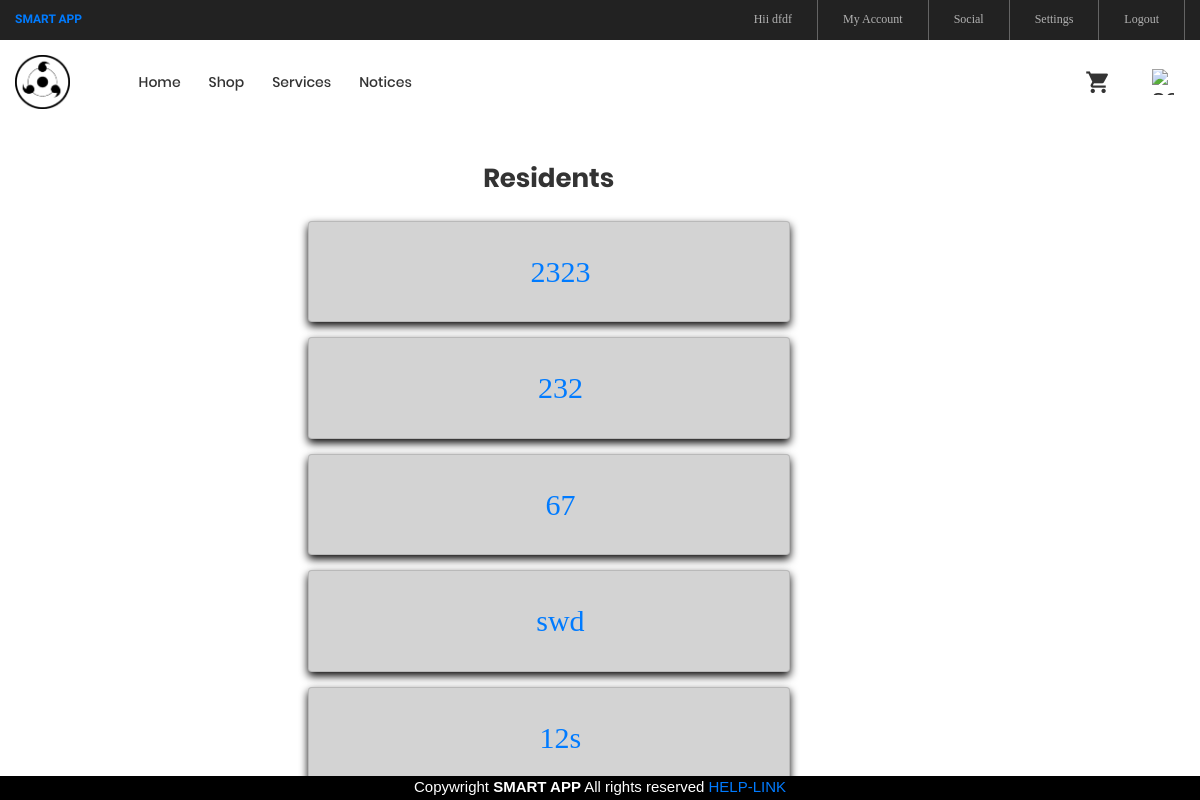
/residents/ (signed in), run on an earlier commit of the app's database.
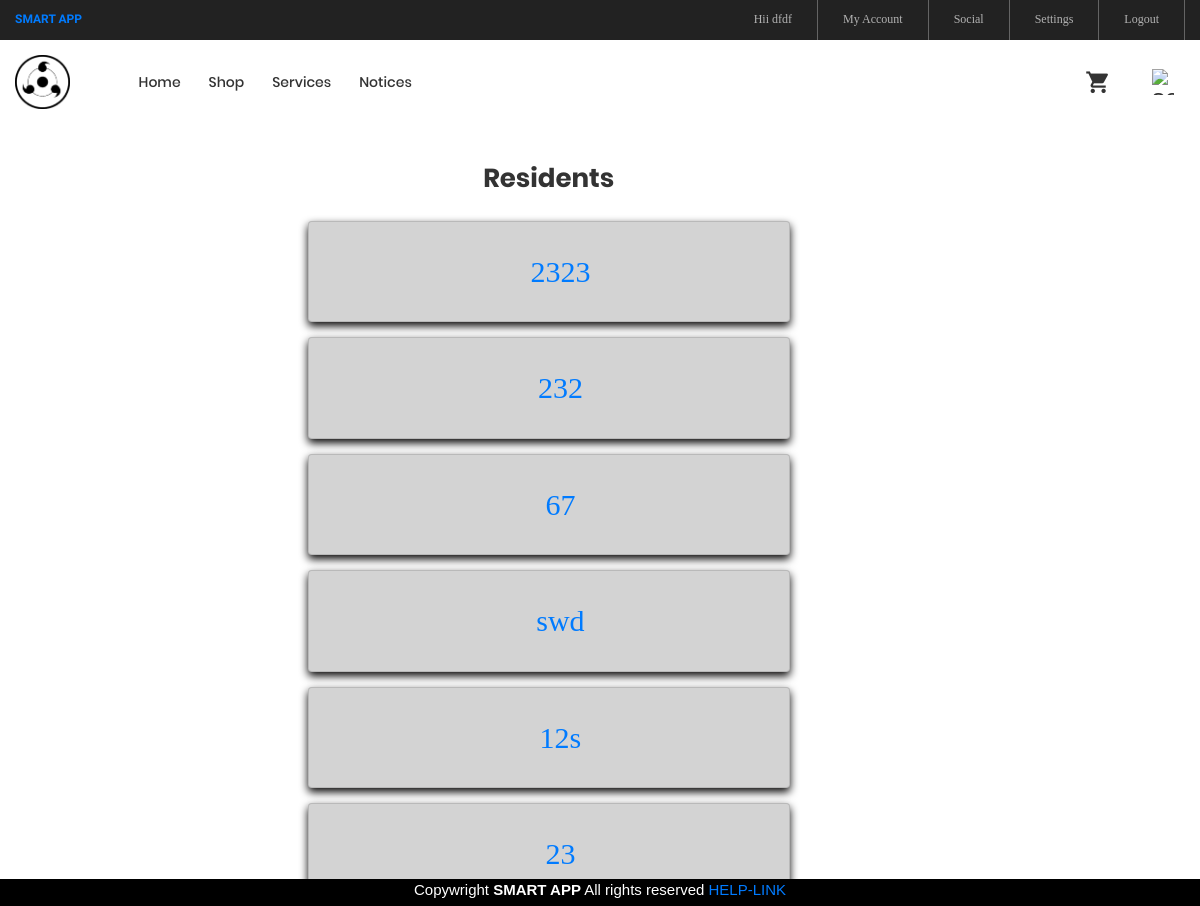
And on a later commit of the database.
### signin/models.py (models this page shows, shortened)
class UserProfile(models.Model):
        user = models.OneToOneField(User, on_delete=models.CASCADE)
        flat_number = models.CharField(max_length=30)
        mobile_number = models.CharField(max_length=30)
        pro_pic=models.ImageField(upload_to='images',blank=True,null=True)

### ser/views.py (the view)
# urls.py: path('residents/',views.residents,name="residents"),
@login_required
def residents(request):
    tenants=UserProfile.objects.all()
    info=[]
    for x in tenants:
        y={'flnum':x.flat_number}
        info.append(y)
    print(info)
    context={
            'info':info
        }
    return render(request,'residents.html',context)

### templates/residents.html (shortened to what this page needs)
{% extends "base.html" %}
{% load static %}
{% block page_content %}
<body>
<div class="row " style="margin-top: 10%">
  <div class="col-md-3"></div>
<div  class="col-md-5" style="color:black">
    <h1 class="ltext-108 cl2 hov-cl1 trans-04 p-b-10" style="text-align: center;">Residents</h1>
    {% for y in info %}
    <div class="card p-3 m-t-15" style="background-color: lightgray">
	<li class="btn">
                        <a class="nav-link" href= "{% url 'category-list' y.flnum %}" style="font-size: 30px"><span class="lnr lnr-apartment">{{y.flnum}}</span></a>
                    </li>
    </div>
{% endfor %}
  <div class="col-md-3"></div>
</body>
{% endblock %}

What changed in the data, as far as the page shows it:
added UserProfile: flnum "23"
